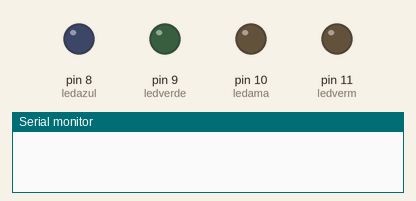
Simulated run of this sketch. Board: Arduino Uno, built with avr-gcc and run on an emulated ATmega328P. On the bench: output pins drawn as LEDs (lit = HIGH), the last lines printed to the serial monitor.

Above: at 0.5 s.
At 3.5 s:
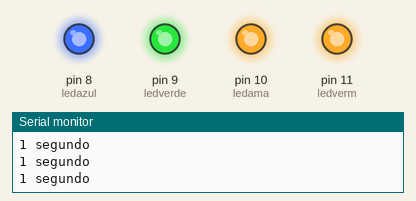
Timing chart, 0 to 4.6 s (numbered marks = the images above):
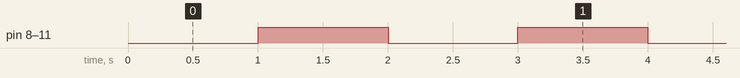

The sketch:

debounce_ligar_4_leds_aula6.ino
```cpp
// debounce para ligar 4 leds
int ledazul = 8;
int ledverde = 9;
int ledama = 10;
int ledverm = 11;
unsigned long tempo_anterior = 0;

int intervalo = 1000;

bool estado = 0;

void setup() {
  pinMode(ledazul, OUTPUT);
  pinMode(ledverde, OUTPUT);
  pinMode(ledama, OUTPUT);
  pinMode(ledverm, OUTPUT);
  Serial.begin(115200);
}

void loop() {
  unsigned long tempo_atual = millis();
  if (tempo_atual - tempo_anterior >= intervalo) {
    estado = !estado;
    digitalWrite(ledazul, estado);
    digitalWrite(ledverde, estado);
    digitalWrite(ledama, estado);
    digitalWrite(ledverm, estado);
    tempo_anterior = tempo_atual;
    Serial.println("1 segundo");
  }
}
```

Measured:
- by itself, pin 8 (ledazul), pin 9 (ledverde), pin 10 (ledama), pin 11 (ledverm): alternates HIGH for 1.0 s and LOW for 1.0 s
